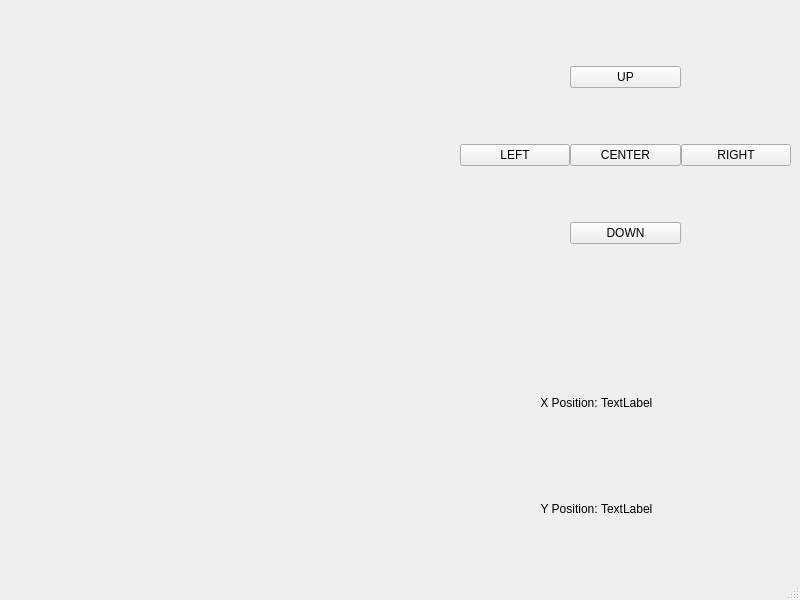
<?xml version="1.0" encoding="UTF-8"?>
<ui version="4.0">
 <class>MainWindow</class>
 <widget class="QMainWindow" name="MainWindow">
  <property name="geometry">
   <rect>
    <x>0</x>
    <y>0</y>
    <width>800</width>
    <height>600</height>
   </rect>
  </property>
  <property name="windowTitle">
   <string>MainWindow</string>
  </property>
  <widget class="QWidget" name="centralwidget">
   <widget class="QWidget" name="gridLayoutWidget">
    <property name="geometry">
     <rect>
      <x>460</x>
      <y>10</y>
      <width>331</width>
      <height>291</height>
     </rect>
    </property>
    <layout class="QGridLayout" name="gridLayout" rowstretch="20,20,20" columnstretch="20,20,20">
     <property name="spacing">
      <number>0</number>
     </property>
     <item row="0" column="1">
      <widget class="QPushButton" name="UPPushButton">
       <property name="text">
        <string>UP</string>
       </property>
      </widget>
     </item>
     <item row="2" column="1">
      <widget class="QPushButton" name="DOWNPushButton">
       <property name="text">
        <string>DOWN</string>
       </property>
      </widget>
     </item>
     <item row="1" column="1">
      <widget class="QPushButton" name="CENTERPushButton">
       <property name="text">
        <string>CENTER</string>
       </property>
      </widget>
     </item>
     <item row="1" column="2">
      <widget class="QPushButton" name="RIGHTPushButton">
       <property name="text">
        <string>RIGHT</string>
       </property>
      </widget>
     </item>
     <item row="1" column="0">
      <widget class="QPushButton" name="LEFTPushButton">
       <property name="text">
        <string>LEFT</string>
       </property>
      </widget>
     </item>
    </layout>
   </widget>
   <widget class="QWidget" name="gridLayoutWidget_2">
    <property name="geometry">
     <rect>
      <x>480</x>
      <y>350</y>
      <width>241</width>
      <height>211</height>
     </rect>
    </property>
    <layout class="QGridLayout" name="gridLayout_2">
     <property name="spacing">
      <number>0</number>
     </property>
     <item row="0" column="1">
      <widget class="QLabel" name="label_2">
       <property name="text">
        <string>TextLabel</string>
       </property>
      </widget>
     </item>
     <item row="0" column="0">
      <widget class="QLabel" name="label">
       <property name="text">
        <string>X Position: </string>
       </property>
       <property name="alignment">
        <set>Qt::AlignRight|Qt::AlignTrailing|Qt::AlignVCenter</set>
       </property>
      </widget>
     </item>
     <item row="1" column="0">
      <widget class="QLabel" name="label_3">
       <property name="text">
        <string>Y Position: </string>
       </property>
       <property name="alignment">
        <set>Qt::AlignRight|Qt::AlignTrailing|Qt::AlignVCenter</set>
       </property>
      </widget>
     </item>
     <item row="1" column="1">
      <widget class="QLabel" name="label_4">
       <property name="text">
        <string>TextLabel</string>
       </property>
      </widget>
     </item>
    </layout>
   </widget>
  </widget>
  <widget class="QStatusBar" name="statusbar">
   <property name="sizeGripEnabled">
    <bool>true</bool>
   </property>
  </widget>
 </widget>
 <resources/>
 <connections/>
</ui>
